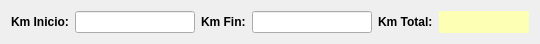
         <widget class="QWidget" name="layoutWidget">
          <property name="geometry">
           <rect>
            <x>90</x>
            <y>128</y>
            <width>520</width>
            <height>22</height>
           </rect>
          </property>
          <layout class="QGridLayout" name="gridLayout_5">
           <item row="0" column="0">
            <widget class="QLabel" name="lblKmI">
             <property name="font">
              <font>
               <weight>75</weight>
               <bold>true</bold>
              </font>
             </property>
             <property name="text">
              <string>Km Inicio:</string>
             </property>
            </widget>
           </item>
           <item row="0" column="1">
            <widget class="QLineEdit" name="txtKmI">
             <property name="minimumSize">
              <size>
               <width>120</width>
               <height>0</height>
              </size>
             </property>
            </widget>
           </item>
           <item row="0" column="2">
            <widget class="QLabel" name="lblKmF">
             <property name="font">
              <font>
               <weight>75</weight>
               <bold>true</bold>
              </font>
             </property>
             <property name="text">
              <string>Km Fin:</string>
             </property>
            </widget>
           </item>
           <item row="0" column="3">
            <widget class="QLineEdit" name="txtKmF">
             <property name="minimumSize">
              <size>
               <width>120</width>
               <height>0</height>
              </size>
             </property>
            </widget>
           </item>
           <item row="0" column="4">
            <widget class="QLabel" name="lblKmT">
             <property name="font">
              <font>
               <weight>75</weight>
               <bold>true</bold>
              </font>
             </property>
             <property name="text">
              <string>Km Total:</string>
             </property>
            </widget>
           </item>
           <item row="0" column="5">
            <widget class="QLabel" name="lblKmTotal">
             <property name="minimumSize">
              <size>
               <width>90</width>
               <height>0</height>
              </size>
             </property>
             <property name="palette">
              <palette>
               <active>
                <colorrole role="WindowText">
                 <brush brushstyle="SolidPattern">
                  <color alpha="255">
                   <red>0</red>
                   <green>0</green>
                   <blue>0</blue>
                  </color>
                 </brush>
                </colorrole>
                <colorrole role="Button">
                 <brush brushstyle="SolidPattern">
                  <color alpha="255">
                   <red>252</red>
                   <green>255</green>
                   <blue>180</blue>
                  </color>
                 </brush>
                </colorrole>
                <colorrole role="Light">
                 <brush brushstyle="SolidPattern">
                  <color alpha="255">
                   <red>255</red>
                   <green>253</green>
                   <blue>174</blue>
                  </color>
                 </brush>
                </colorrole>
                <colorrole role="Midlight">
                 <brush brushstyle="SolidPattern">
                  <color alpha="255">
                   <red>255</red>
                   <green>255</green>
                   <blue>227</blue>
                  </color>
                 </brush>
                </colorrole>
                <colorrole role="Dark">
                 <brush brushstyle="SolidPattern">
                  <color alpha="255">
                   <red>127</red>
                   <green>127</green>
                   <blue>99</blue>
                  </color>
                 </brush>
                </colorrole>
                <colorrole role="Mid">
                 <brush brushstyle="SolidPattern">
                  <color alpha="255">
                   <red>170</red>
                   <green>170</green>
                   <blue>133</blue>
                  </color>
                 </brush>
                </colorrole>
                <colorrole role="Text">
                 <brush brushstyle="SolidPattern">
                  <color alpha="255">
                   <red>0</red>
                   <green>0</green>
                   <blue>0</blue>
                  </color>
                 </brush>
                </colorrole>
                <colorrole role="BrightText">
                 <brush brushstyle="SolidPattern">
                  <color alpha="255">
                   <red>255</red>
                   <green>255</green>
                   <blue>255</blue>
                  </color>
                 </brush>
                </colorrole>
                <colorrole role="ButtonText">
                 <brush brushstyle="SolidPattern">
                  <color alpha="255">
                   <red>0</red>
                   <green>0</green>
                   <blue>0</blue>
                  </color>
                 </brush>
                </colorrole>
                <colorrole role="Base">
                 <brush brushstyle="SolidPattern">
                  <color alpha="255">
                   <red>252</red>
                   <green>255</green>
                   <blue>180</blue>
                  </color>
                 </brush>
                </colorrole>
                <colorrole role="Window">
                 <brush brushstyle="SolidPattern">
                  <color alpha="255">
                   <red>252</red>
                   <green>255</green>
                   <blue>180</blue>
                  </color>
                 </brush>
                </colorrole>
                <colorrole role="Shadow">
                 <brush brushstyle="SolidPattern">
                  <color alpha="255">
                   <red>0</red>
                   <green>0</green>
                   <blue>0</blue>
                  </color>
                 </brush>
                </colorrole>
                <colorrole role="AlternateBase">
                 <brush brushstyle="SolidPattern">
                  <color alpha="255">
                   <red>255</red>
                   <green>255</green>
                   <blue>227</blue>
                  </color>
                 </brush>
                </colorrole>
                <colorrole role="ToolTipBase">
                 <brush brushstyle="SolidPattern">
                  <color alpha="255">
                   <red>255</red>
                   <green>255</green>
                   <blue>220</blue>
                  </color>
                 </brush>
                </colorrole>
                <colorrole role="ToolTipText">
                 <brush brushstyle="SolidPattern">
                  <color alpha="255">
                   <red>0</red>
                   <green>0</green>
                   <blue>0</blue>
                  </color>
                 </brush>
                </colorrole>
               </active>
               <inactive>
                <colorrole role="WindowText">
                 <brush brushstyle="SolidPattern">
                  <color alpha="255">
                   <red>0</red>
                   <green>0</green>
                   <blue>0</blue>
                  </color>
                 </brush>
                </colorrole>
                <colorrole role="Button">
                 <brush brushstyle="SolidPattern">
                  <color alpha="255">
                   <red>252</red>
                   <green>255</green>
                   <blue>180</blue>
                  </color>
                 </brush>
                </colorrole>
                <colorrole role="Light">
                 <brush brushstyle="SolidPattern">
                  <color alpha="255">
                   <red>255</red>
                   <green>253</green>
                   <blue>174</blue>
                  </color>
                 </brush>
                </colorrole>
                <colorrole role="Midlight">
                 <brush brushstyle="SolidPattern">
                  <color alpha="255">
                   <red>255</red>
                   <green>255</green>
                   <blue>227</blue>
                  </color>
                 </brush>
                </colorrole>
                <colorrole role="Dark">
                 <brush brushstyle="SolidPattern">
                  <color alpha="255">
                   <red>127</red>
                   <green>127</green>
                   <blue>99</blue>
                  </color>
                 </brush>
                </colorrole>
                <colorrole role="Mid">
                 <brush brushstyle="SolidPattern">
                  <color alpha="255">
                   <red>170</red>
                   <green>170</green>
                   <blue>133</blue>
                  </color>
                 </brush>
                </colorrole>
                <colorrole role="Text">
                 <brush brushstyle="SolidPattern">
                  <color alpha="255">
                   <red>0</red>
                   <green>0</green>
                   <blue>0</blue>
                  </color>
                 </brush>
                </colorrole>
                <colorrole role="BrightText">
                 <brush brushstyle="SolidPattern">
                  <color alpha="255">
                   <red>255</red>
                   <green>255</green>
                   <blue>255</blue>
                  </color>
                 </brush>
                </colorrole>
                <colorrole role="ButtonText">
                 <brush brushstyle="SolidPattern">
                  <color alpha="255">
                   <red>0</red>
                   <green>0</green>
                   <blue>0</blue>
                  </color>
                 </brush>
                </colorrole>
                <colorrole role="Base">
                 <brush brushstyle="SolidPattern">
                  <color alpha="255">
                   <red>252</red>
                   <green>255</green>
                   <blue>180</blue>
                  </color>
                 </brush>
                </colorrole>
                <colorrole role="Window">
                 <brush brushstyle="SolidPattern">
                  <color alpha="255">
                   <red>252</red>
                   <green>255</green>
                   <blue>180</blue>
                  </color>
                 </brush>
                </colorrole>
                <colorrole role="Shadow">
                 <brush brushstyle="SolidPattern">
                  <color alpha="255">
                   <red>0</red>
                   <green>0</green>
                   <blue>0</blue>
                  </color>
                 </brush>
                </colorrole>
                <colorrole role="AlternateBase">
                 <brush brushstyle="SolidPattern">
                  <color alpha="255">
                   <red>255</red>
                   <green>255</green>
                   <blue>227</blue>
                  </color>
                 </brush>
                </colorrole>
                <colorrole role="ToolTipBase">
                 <brush brushstyle="SolidPattern">
                  <color alpha="255">
                   <red>255</red>
                   <green>255</green>
                   <blue>220</blue>
                  </color>
                 </brush>
                </colorrole>
                <colorrole role="ToolTipText">
                 <brush brushstyle="SolidPattern">
                  <color alpha="255">
                   <red>0</red>
                   <green>0</green>
                   <blue>0</blue>
                  </color>
                 </brush>
                </colorrole>
               </inactive>
               <disabled>
                <colorrole role="WindowText">
                 <brush brushstyle="SolidPattern">
                  <color alpha="255">
                   <red>127</red>
                   <green>127</green>
                   <blue>99</blue>
                  </color>
                 </brush>
                </colorrole>
                <colorrole role="Button">
                 <brush brushstyle="SolidPattern">
                  <color alpha="255">
                   <red>252</red>
                   <green>255</green>
                   <blue>180</blue>
                  </color>
                 </brush>
                </colorrole>
                <colorrole role="Light">
                 <brush brushstyle="SolidPattern">
                  <color alpha="255">
                   <red>255</red>
                   <green>253</green>
                   <blue>174</blue>
                  </color>
                 </brush>
                </colorrole>
                <colorrole role="Midlight">
                 <brush brushstyle="SolidPattern">
                  <color alpha="255">
                   <red>255</red>
                   <green>255</green>
                   <blue>227</blue>
                  </color>
                 </brush>
                </colorrole>
                <colorrole role="Dark">
                 <brush brushstyle="SolidPattern">
                  <color alpha="255">
                   <red>127</red>
                   <green>127</green>
                   <blue>99</blue>
                  </color>
                 </brush>
                </colorrole>
                <colorrole role="Mid">
                 <brush brushstyle="SolidPattern">
                  <color alpha="255">
                   <red>170</red>
                   <green>170</green>
                   <blue>133</blue>
                  </color>
                 </brush>
                </colorrole>
                <colorrole role="Text">
                 <brush brushstyle="SolidPattern">
                  <color alpha="255">
                   <red>127</red>
                   <green>127</green>
                   <blue>99</blue>
                  </color>
                 </brush>
                </colorrole>
                <colorrole role="BrightText">
                 <brush brushstyle="SolidPattern">
                  <color alpha="255">
                   <red>255</red>
                   <green>255</green>
                   <blue>255</blue>
                  </color>
                 </brush>
                </colorrole>
                <colorrole role="ButtonText">
                 <brush brushstyle="SolidPattern">
                  <color alpha="255">
                   <red>127</red>
                   <green>127</green>
                   <blue>99</blue>
                  </color>
                 </brush>
                </colorrole>
                <colorrole role="Base">
                 <brush brushstyle="SolidPattern">
                  <color alpha="255">
                   <red>252</red>
                   <green>255</green>
                   <blue>180</blue>
                  </color>
                 </brush>
                </colorrole>
                <colorrole role="Window">
                 <brush brushstyle="SolidPattern">
                  <color alpha="255">
                   <red>252</red>
                   <green>255</green>
                   <blue>180</blue>
                  </color>
                 </brush>
                </colorrole>
                <colorrole role="Shadow">
                 <brush brushstyle="SolidPattern">
                  <color alpha="255">
                   <red>0</red>
                   <green>0</green>
                   <blue>0</blue>
                  </color>
                 </brush>
                </colorrole>
                <colorrole role="AlternateBase">
                 <brush brushstyle="SolidPattern">
                  <color alpha="255">
                   <red>255</red>
                   <green>255</green>
                   <blue>199</blue>
                  </color>
                 </brush>
                </colorrole>
                <colorrole role="ToolTipBase">
                 <brush brushstyle="SolidPattern">
                  <color alpha="255">
                   <red>255</red>
                   <green>255</green>
                   <blue>220</blue>
                  </color>
                 </brush>
                </colorrole>
                <colorrole role="ToolTipText">
                 <brush brushstyle="SolidPattern">
                  <color alpha="255">
                   <red>0</red>
                   <green>0</green>
                   <blue>0</blue>
                  </color>
                 </brush>
                </colorrole>
               </disabled>
              </palette>
             </property>
             <property name="autoFillBackground">
              <bool>false</bool>
             </property>
             <property name="styleSheet">
              <string notr="true">background-color: rgb(252, 255, 180);</string>
             </property>
             <property name="text">
              <string/>
             </property>
             <property name="alignment">
              <set>Qt::AlignRight|Qt::AlignTrailing|Qt::AlignVCenter</set>
             </property>
            </widget>
           </item>
          </layout>
         </widget>
